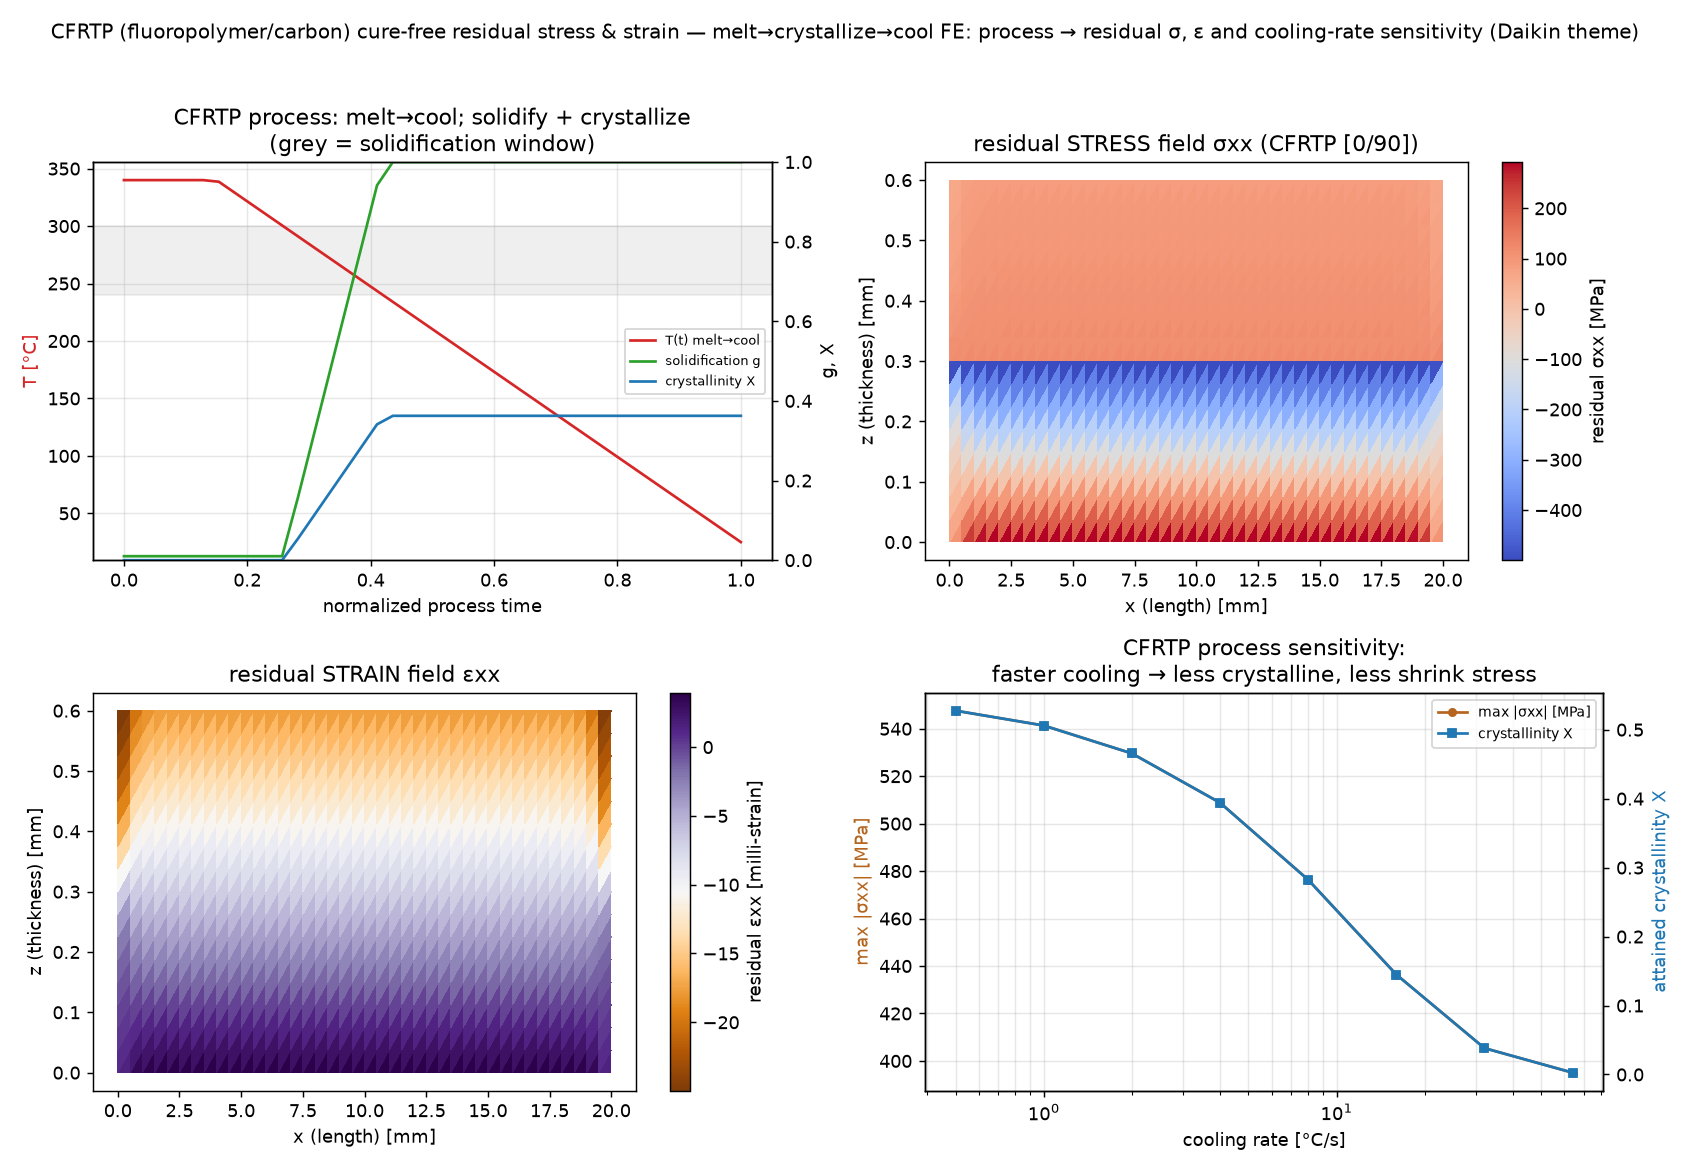

Recreate this plot in Python.
"""cfrtp_residual_stress_fe.py — CFRTP (carbon-fibre-reinforced THERMOPLASTIC)
version of the cure residual-stress FE, matching Daikin's actual material: a
fluoropolymer-matrix CFRTP (not thermoset epoxy). See
research/MEMO_cfrp_residual_stress_collab.md — Daikin's CFRP is CFRTP, so the
constitutive picture is MELT -> CRYSTALLIZE -> COOL, not cure.

Difference from the cure FE (cfrp_cure_residual_stress_fe.py):
  * process = melt above the melting point, then COOL to room temperature (a large
    dT, because fluoropolymers process hot ~330 C),
  * solidification (not cure) develops the modulus g(T) as the melt freezes on cooling
    through the solidification window -> stress locks in on cool-down,
  * crystallization: a degree of crystallinity X develops as it solidifies, with a
    CRYSTALLIZATION SHRINKAGE eigenstrain (semicrystalline polymers shrink on
    crystallizing), and X is COOLING-RATE dependent (faster cooling -> less
    crystalline), which is the CFRTP process sensitivity (a known manufacturing issue),
  * fluoropolymer-matrix ply properties: high transverse CTE, soft transverse modulus
    -> large residual stress from the big cool-down.
The incremental plane-stress CST FE (mesh / kinematics reused from the cure FE) locks
in residual stress/strain step by step across the cool-down.

Validated: a single uniform ply contracts freely -> ~0 residual stress.

Outputs (process -> residual state for the Daikin theme):
  * cool-down T(t), solidification g(T), crystallinity X(t),
  * residual STRESS field sigma_xx and residual STRAIN field eps_xx ([0/90] section),
  * COOLING-RATE sensitivity: residual stress and crystallinity vs cooling rate — the
    CFRTP manufacturing knob.

Honest scope: reduced thermoplastic model (solidification-hardening analogous to
CHILE, algebraic non-isothermal crystallization, crystallization shrinkage as a linear
eigenstrain in dX, no viscoelastic relaxation, no tool-part interaction); illustrative
fluoropolymer-CFRTP-like properties. Because there is no viscoelastic relaxation, the
elastic model OVER-predicts the stress magnitude (real fluoropolymer CFRTP relaxes at
high temperature); the process TRENDS — cooling-rate sensitivity, the ply-mismatch
pattern, that CFRTP residual stress is large — are the takeaway, not the absolute MPa.
Physics is the lead; a process->residual surrogate (repo CFRP-GNN / DeepONet, cf. ㉑)
is the subordinate layer. No ML here.

Run:  python3 cfrtp_residual_stress_fe.py     (writes cfrtp_residual_stress_fe.png)
      python3 cfrtp_residual_stress_fe.py --help
"""
from __future__ import annotations

import argparse

import numpy as np
import scipy.sparse as sp
import scipy.sparse.linalg as spla

from cfrp_cure_residual_stress_fe import build_mesh, cst_B

SEED = 20260726
# fluoropolymer-matrix CFRTP ply (plane-stress; soft, high-CTE transverse)
E1, E2 = 100e9, 4e9           # fibre-dir / transverse modulus [Pa]
NU = 0.30
G12 = 3e9
A1, A2 = 0.0e-6, 110e-6       # CTE fibre / transverse [1/K] (fluoropolymer: high transverse)
BETA_CRYST = -3.5e-2          # transverse crystallization shrinkage per unit crystallinity
# thermoplastic process (deg C)
T_MELT = 340.0                # processing / melt temperature
T_ROOM = 25.0
TS_HIGH, TS_LOW = 300.0, 240.0   # solidification window (melt freezes between these)
G0 = 0.01                     # molten stiffness fraction
X_INF = 0.55                  # max attainable crystallinity (slow cooling)
RATE0 = 12.0                  # cooling-rate sensitivity scale [C/s]


def ply_material_cfrtp(deg):
    """Plane-stress orthotropic C and eigenstrain coeffs (thermal a_x,a_z; crystallization
    shrink s_x,s_z per unit crystallinity) for a CFRTP ply in the x-z cross-section."""
    if deg == 0:
        Ex, Ez, ax, az = E1, E2, A1, A2
        sx, sz = 0.0, BETA_CRYST
        nuxz = NU * Ez / E1
    else:
        Ex, Ez, ax, az = E2, E2, A2, A2
        sx, sz = BETA_CRYST, BETA_CRYST
        nuxz = NU
    nuzx = nuxz * Ez / Ex
    d = 1.0 - nuxz * nuzx
    C = np.array([[Ex / d, nuzx * Ex / d, 0.0],
                  [nuxz * Ez / d, Ez / d, 0.0],
                  [0.0, 0.0, G12]])
    return C, np.array([ax, az, 0.0]), np.array([sx, sz, 0.0])


def solidification(T):
    """Solidification fraction s(T): 0 molten (T>=TS_HIGH) -> 1 solid (T<=TS_LOW)."""
    return np.clip((TS_HIGH - T) / (TS_HIGH - TS_LOW), 0.0, 1.0)


def xmax_of_rate(rate):
    """Attainable crystallinity vs cooling rate (faster cooling -> less crystalline)."""
    return X_INF * np.exp(-rate / RATE0)


def cool_cycle(nstep, hold_frac=0.15):
    """Melt hold then linear cool T_MELT -> T_ROOM (deg C)."""
    t = np.linspace(0, 1, nstep)
    T = np.where(t < hold_frac, T_MELT,
                 T_MELT + (T_ROOM - T_MELT) * (t - hold_frac) / (1 - hold_frac))
    return t, T


def solve(nx, nz, nstep, rate=5.0, single=False):
    nodes, tris, ply = build_mesh(nx, nz)
    if single:
        ply[:] = 0
    N = len(nodes); ndof = 2 * N
    Bs, areas, Cs, eth, esh = [], [], [], [], []
    for e in range(len(tris)):
        B, area = cst_B(nodes[list(tris[e])])
        C, ath, ash = ply_material_cfrtp(ply[e])
        Bs.append(B); areas.append(area); Cs.append(C); eth.append(ath); esh.append(ash)

    LX = nodes[:, 0].max()
    n00 = np.argmin(nodes[:, 0] ** 2 + nodes[:, 1] ** 2)
    nL0 = np.argmin((nodes[:, 0] - LX) ** 2 + nodes[:, 1] ** 2)
    fixed = [2 * n00, 2 * n00 + 1, 2 * nL0 + 1]
    free = np.setdiff1d(np.arange(ndof), fixed)

    t, T = cool_cycle(nstep)
    s = solidification(T); g = G0 + (1 - G0) * s
    Xf = xmax_of_rate(rate) * s                        # crystallinity develops with solidification
    sig = np.zeros((len(tris), 3)); eps = np.zeros((len(tris), 3))
    u = np.zeros(ndof); hist = []

    for i in range(1, nstep):
        dT = T[i] - T[i - 1]; dX = Xf[i] - Xf[i - 1]; gi = g[i]
        rows, cols, vals = [], [], []; F = np.zeros(ndof)
        for e, tri in enumerate(tris):
            dof = np.array([2 * tri[0], 2 * tri[0] + 1, 2 * tri[1], 2 * tri[1] + 1,
                            2 * tri[2], 2 * tri[2] + 1])
            Ce = gi * Cs[e]
            de = eth[e] * dT + esh[e] * dX             # thermal + crystallization shrink
            Ke = areas[e] * (Bs[e].T @ Ce @ Bs[e])
            fe = areas[e] * (Bs[e].T @ Ce @ de)
            for a_ in range(6):
                F[dof[a_]] += fe[a_]
                for b_ in range(6):
                    rows.append(dof[a_]); cols.append(dof[b_]); vals.append(Ke[a_, b_])
        K = sp.csr_matrix((vals, (rows, cols)), shape=(ndof, ndof))
        du = np.zeros(ndof)
        du[free] = spla.spsolve(K[free][:, free].tocsc(), F[free])
        u += du
        for e, tri in enumerate(tris):
            dof = np.array([2 * tri[0], 2 * tri[0] + 1, 2 * tri[1], 2 * tri[1] + 1,
                            2 * tri[2], 2 * tri[2] + 1])
            deps = Bs[e] @ du[dof]
            de = eth[e] * dT + esh[e] * dX
            sig[e] += g[i] * Cs[e] @ (deps - de)
            eps[e] += deps
        hist.append(np.max(np.abs(sig[:, 0])) / 1e6)
    return nodes, tris, ply, sig, eps, u, t, T, g, Xf, np.array(hist)


def main():
    ap = argparse.ArgumentParser(description=__doc__,
                                 formatter_class=argparse.RawDescriptionHelpFormatter)
    ap.add_argument("--nx", type=int, default=40)
    ap.add_argument("--nz", type=int, default=16)
    ap.add_argument("--nstep", type=int, default=40)
    ap.add_argument("--rate", type=float, default=5.0, help="nominal cooling rate [C/s]")
    ap.add_argument("--out", type=str, default="cfrtp_residual_stress_fe.png")
    args = ap.parse_args()
    np.random.seed(SEED)

    sig_single = solve(args.nx, args.nz, args.nstep, single=True)[3]
    print(f"[validate] single uniform ply, free contraction: max |sigma_xx| "
          f"{np.max(np.abs(sig_single[:,0]))/1e6:.2e} MPa (should be ~0)")

    nodes, tris, ply, sig, eps, u, t, T, g, Xf, hist = solve(args.nx, args.nz, args.nstep, args.rate)
    sxx = sig[:, 0] / 1e6; exx = eps[:, 0]
    print(f"CFRTP residual stress FE (fluoropolymer, [0/90], melt {T_MELT:.0f}->RT, "
          f"rate {args.rate} C/s): final crystallinity {Xf.max():.3f}")
    print(f"  residual sigma_xx range [{sxx.min():.1f}, {sxx.max():.1f}] MPa")
    print(f"  residual eps_xx  range [{exx.min()*1e3:.3f}, {exx.max()*1e3:.3f}] milli-strain")

    # cooling-rate sensitivity (the CFRTP manufacturing knob)
    rates = np.array([0.5, 1, 2, 4, 8, 16, 32, 64])
    s_rate, x_rate = [], []
    for r in rates:
        _, _, _, sg, _, _, _, _, _, Xr, _ = solve(args.nx, args.nz, args.nstep, r)
        s_rate.append(np.max(np.abs(sg[:, 0])) / 1e6); x_rate.append(Xr.max())
    s_rate = np.array(s_rate); x_rate = np.array(x_rate)
    print(f"  cooling-rate sweep: crystallinity {x_rate[0]:.2f}->{x_rate[-1]:.2f}, "
          f"max|sigma| {s_rate[0]:.0f}->{s_rate[-1]:.0f} MPa across {rates[0]}..{rates[-1]} C/s")

    _plot(args.out, nodes, tris, sig, eps, t, T, g, Xf, rates, s_rate, x_rate, args.rate)
    print(f"wrote {args.out}")


def _plot(out, nodes, tris, sig, eps, t, T, g, Xf, rates, s_rate, x_rate, rate):
    import matplotlib
    matplotlib.use("Agg")
    import matplotlib.pyplot as plt
    import matplotlib.tri as mtri
    triang = mtri.Triangulation(nodes[:, 0] * 1e3, nodes[:, 1] * 1e3, tris)
    fig, ax = plt.subplots(2, 2, figsize=(13, 9))

    ax0 = ax[0, 0]; ax0b = ax0.twinx()
    ax0.plot(t, T, "-", color="#d62728", label="T(t) melt→cool")
    ax0b.plot(t, g, "-", color="#2ca02c", label="solidification g")
    ax0b.plot(t, Xf, "-", color="#1f77b4", label="crystallinity X")
    ax0.axhspan(TS_LOW, TS_HIGH, color="gray", alpha=0.12)
    ax0.set_xlabel("normalized process time"); ax0.set_ylabel("T [°C]", color="#d62728")
    ax0b.set_ylabel("g, X"); ax0b.set_ylim(0, 1)
    ax0.set_title("CFRTP process: melt→cool; solidify + crystallize\n(grey = solidification window)")
    lines = ax0.get_lines() + ax0b.get_lines()
    ax0.legend(lines, [l.get_label() for l in lines], fontsize=7, loc="center right")
    ax0.grid(True, alpha=0.3)

    tp = ax[0, 1].tripcolor(triang, facecolors=sig[:, 0] / 1e6, cmap="coolwarm")
    fig.colorbar(tp, ax=ax[0, 1], label="residual σxx [MPa]")
    ax[0, 1].set_title("residual STRESS field σxx (CFRTP [0/90])")
    ax[0, 1].set_xlabel("x (length) [mm]"); ax[0, 1].set_ylabel("z (thickness) [mm]")

    tp2 = ax[1, 0].tripcolor(triang, facecolors=eps[:, 0] * 1e3, cmap="PuOr")
    fig.colorbar(tp2, ax=ax[1, 0], label="residual εxx [milli-strain]")
    ax[1, 0].set_title("residual STRAIN field εxx")
    ax[1, 0].set_xlabel("x (length) [mm]"); ax[1, 0].set_ylabel("z (thickness) [mm]")

    ax3 = ax[1, 1]; ax3b = ax3.twinx()
    ax3.semilogx(rates, s_rate, "-o", ms=4, color="#b5651d", label="max |σxx| [MPa]")
    ax3b.semilogx(rates, x_rate, "-s", ms=4, color="#1f77b4", label="crystallinity X")
    ax3.set_xlabel("cooling rate [°C/s]"); ax3.set_ylabel("max |σxx| [MPa]", color="#b5651d")
    ax3b.set_ylabel("attained crystallinity X", color="#1f77b4")
    ax3.set_title("CFRTP process sensitivity:\nfaster cooling → less crystalline, less shrink stress")
    lines = ax3.get_lines() + ax3b.get_lines()
    ax3.legend(lines, [l.get_label() for l in lines], fontsize=8)
    ax3.grid(True, which="both", alpha=0.3)

    fig.suptitle("CFRTP (fluoropolymer/carbon) cure-free residual stress & strain — melt→crystallize→cool "
                 "FE: process → residual σ, ε and cooling-rate sensitivity (Daikin theme)", fontsize=11)
    fig.tight_layout(rect=[0, 0, 1, 0.96])
    fig.savefig(out, dpi=130)


if __name__ == "__main__":
    main()
